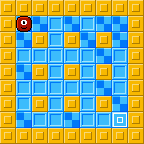

This is a level from a 2D game, rendered from its Tiled map with the project's own tilesets. A one-line summary and the complete map file follow:
An orthogonal 9x9 tile map with 16x16 px tiles, 3 tile layers (floor, walls, items).

<map version="1.10" tiledversion="1.11.0" orientation="orthogonal" renderorder="left-up" width="9" height="9" tilewidth="16" tileheight="16" infinite="0" nextlayerid="4" nextobjectid="1">
 <editorsettings>
  <export format="defold" />
 </editorsettings>
 <properties>
  <property name="moves" type="int" value="8" />
  <property name="name" value="GRIDLOCKED" />
 </properties>
 <tileset firstgid="1" source="tiles.tsx" />
 <layer id="1" name="floor" width="9" height="9">
  <data encoding="csv">
0,0,0,0,0,0,0,0,0,
0,52,52,88,52,88,52,52,0,
0,52,0,88,0,52,0,52,0,
0,88,88,88,88,88,52,88,0,
0,52,0,88,0,88,0,88,0,
0,88,88,88,88,88,52,88,0,
0,88,0,88,0,88,0,52,0,
0,52,88,88,52,88,88,52,0,
0,0,0,0,0,0,0,0,0
</data>
 </layer>
 <layer id="2" name="walls" width="9" height="9">
  <data encoding="csv">
51,51,51,51,51,51,51,51,51,
51,0,0,0,0,0,0,0,51,
51,0,51,0,51,0,51,0,51,
51,0,0,0,0,0,0,0,51,
51,0,51,0,51,0,51,0,51,
51,0,0,0,0,0,0,0,51,
51,0,51,0,51,0,51,0,51,
51,0,0,0,0,0,0,0,51,
51,51,51,51,51,51,51,51,51
</data>
 </layer>
 <layer id="3" name="items" width="9" height="9">
  <data encoding="csv">
0,0,0,0,0,0,0,0,0,
0,2,0,11,0,11,0,0,0,
0,0,0,11,0,0,0,0,0,
0,11,11,11,11,11,0,11,0,
0,0,0,11,0,11,0,11,0,
0,11,11,11,11,11,0,11,0,
0,11,0,11,0,11,0,0,0,
0,0,11,11,0,11,11,1,0,
0,0,0,0,0,0,0,0,0
</data>
 </layer>
</map>
